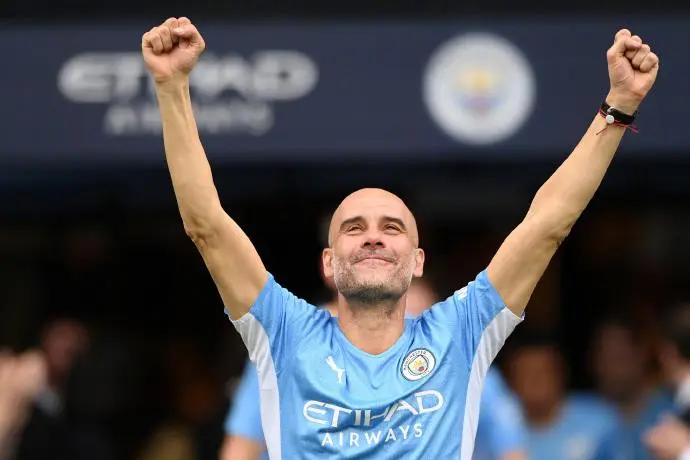
#> input picture code/rpa_python/image_identify/remark/canvas.png, 690 x 460 px
$ python temp_new.py   (older library calls are emulated)
#> lines starting #> are read from the running program, lines starting #| are printed output that depends on the picture; after the words box and inside, x2 and y2 are one past the last pixel; in counts of white or black regions, pixels touching at a corner belong together
#> call 2 of read, with path = 'blockHead.png'
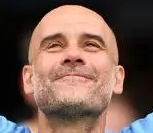
#> input picture code/rpa_python/image_identify/remark/blockHead.png, 153 x 133 px
#> in sobel_edge (call 2), `image_x = cv2.Sobel(image, cv2.CV_64F, 1, 0, ksize=3)`:
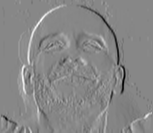
#> image_x: shape (133, 153) float64; min -742, max 658, mean 0.7; drawn with min black and max white
#> in sobel_edge (call 2), `image_y = cv2.Sobel(image, cv2.CV_64F, 0, 1, ksize=3)`:
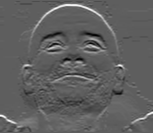
#> image_y: shape (133, 153) float64; min -472, max 800, mean 9; drawn with min black and max white
#> in sobel_edge (call 2), `dst = cv2.addWeighted(abs_x, 0.5, abs_y, 0.5, 0)`:
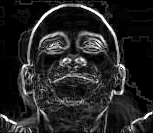
#> dst: shape (133, 153); min 0, max 255, mean 37.8
# -*- coding: utf-8 -*-
import cv2
import numpy as np


# 相关系数相似匹配，找出坐标最大值，并返回最大横坐标
def template_match(bg_image, fg_image):
    res = cv2.matchTemplate(bg_image, fg_image, cv2.TM_CCOEFF_NORMED)
    min_val, max_val, min_loc, max_loc = cv2.minMaxLoc(res)
    return [min_val, max_val, min_loc, max_loc]


# 图像边缘检测
def sobel_edge(image):
    image_x = cv2.Sobel(image, cv2.CV_64F, 1, 0, ksize=3)
    abs_x = cv2.convertScaleAbs(image_x)

    image_y = cv2.Sobel(image, cv2.CV_64F, 0, 1, ksize=3)
    abs_y = cv2.convertScaleAbs(image_y)

    dst = cv2.addWeighted(abs_x, 0.5, abs_y, 0.5, 0)
    return np.asarray(dst, dtype=np.uint8)


# 最小区域的矩形计算
def edge(img):
    np_data = np.array(img)
    rr = np.where(np_data != 0)
#> rr = 188987 positions, rows 0 to 459, columns 0 to 689
    x_min = min(rr[1])
#> x_min = 0
    y_min = min(rr[0])
#> y_min = 0
    x_max = max(rr[1])
#> x_max = 689
    y_max = max(rr[0])
#> y_max = 459
    return x_min, y_min, x_max, y_max


# 读取下载好的文件进行灰度处理，之后进行高斯模糊平滑图像，最终返回边缘检测结果
def read(path):
    image = cv2.imread(path, cv2.IMREAD_GRAYSCALE)
    # image = cv2.GaussianBlur(image, (1, 1), 0)
    #
    cv2.imshow("img_window", image)
    cv2.waitKey(0)
    cv2.destroyAllWindows()
    return sobel_edge(image)


# 测试结果
def draw_line(p1, p2, value):
    image1 = cv2.imread(p1, 1)
    image2 = cv2.imread(p2, 1)
    h, w = image2.shape[:2]  # rows->h, cols->w
    # print('高：', h, "宽：", w)
    left_top = value[3]  # 左上角
    right_bottom = (left_top[0] + w, left_top[1] + h)  # 右下角
    cv2.rectangle(image1, left_top, right_bottom, (0, 0, 255), 2)  # 画出矩形位置

    # 显示图片，参数：（窗口标识字符串，imread读入的图像）
    cv2.imshow("img_window", image1)
    # 窗口等待任意键盘按键输入,0为一直等待,其他数字为毫秒数
    cv2.waitKey(0)
    # 销毁窗口，退出程序
    cv2.destroyAllWindows()


if __name__ == '__main__':
    path_1 = 'canvas.png'
    path_2 = 'blockHead.png'

    fg_image = read(path_1)
    bg_image = read(path_2)

    x_min, y_min, x_max, y_max = edge(fg_image)
#> x_min = 0; y_min = 0; x_max = 689; y_max = 459

    fg_image = fg_image[y_min:y_max, :]
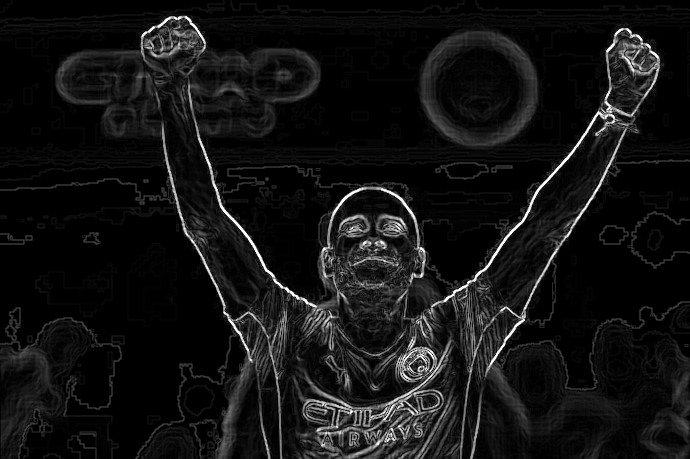
#> fg_image: shape (459, 690); min 0, max 255, mean 18.8
    bg_image = bg_image[y_min:y_max, :]
    values = template_match(bg_image, fg_image)
#> in template_match, `res = cv2.matchTemplate(bg_image, fg_image, cv2.TM_CCOEFF_NORMED)`:
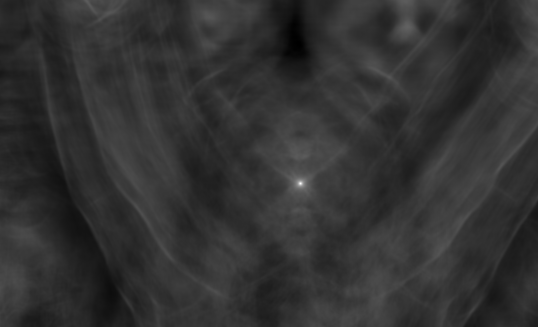
#> res: shape (327, 538) float32; min -0.249, max 0.997, mean -0.00183; drawn with min black and max white
#> in template_match, `min_val, max_val, min_loc, max_loc = cv2.minMaxLoc(res)`: min_val = -0.249; max_val = 0.997; min_loc = (298, 43); max_loc = (300, 183)
#> values = [-0.249, 0.997, (298, 43), (300, 183)]

    # print(values)
    draw_line(path_1, path_2, values)
#> in draw_line, image1 is the input picture: shape (460, 690, 3); mean B, G, R 79.8, 75, 75.3
#> in draw_line, image2 is the input picture: shape (133, 153, 3); mean B, G, R 80, 90.4, 116.7
#> in draw_line, `left_top = value[3]`: left_top = (300, 183)
#> in draw_line, `right_bottom = (left_top[0] + w, left_top[1] + h)`: right_bottom = (453, 316)
#> in draw_line, `cv2.rectangle(image1, left_top, right_bottom, (0, 0, 255), 2)`:
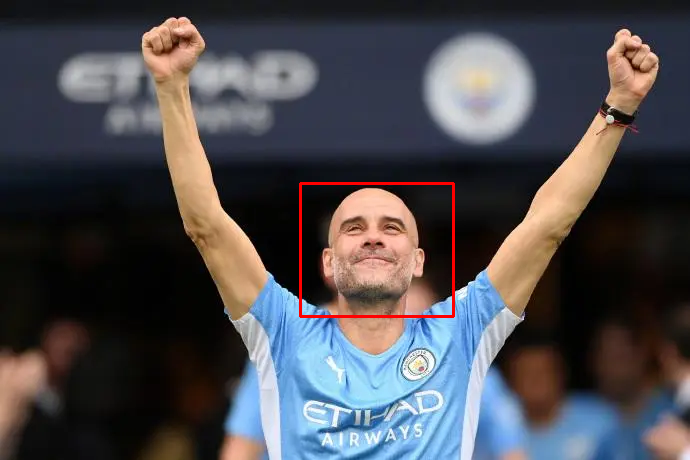
#> image1: shape (460, 690, 3); 0.54% of pixels changed, all inside (x1, y1, x2, y2) = (299, 182, 455, 318)
